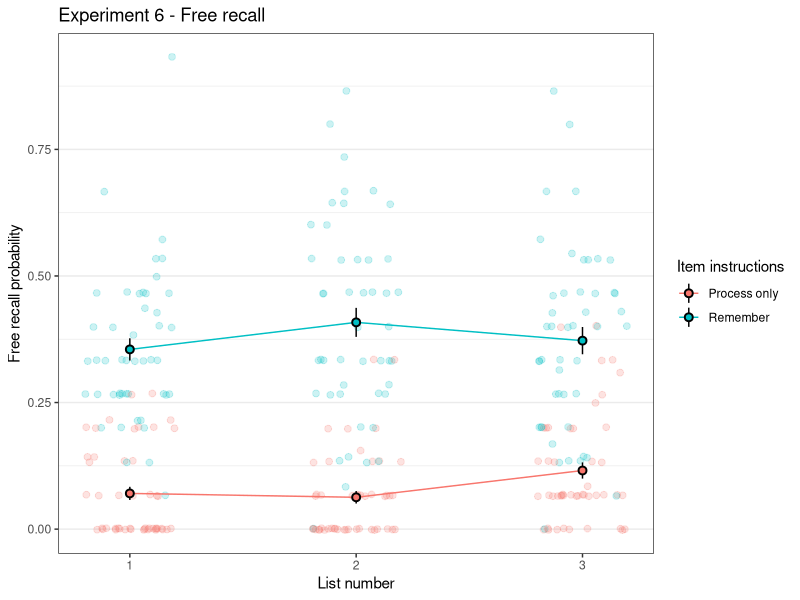
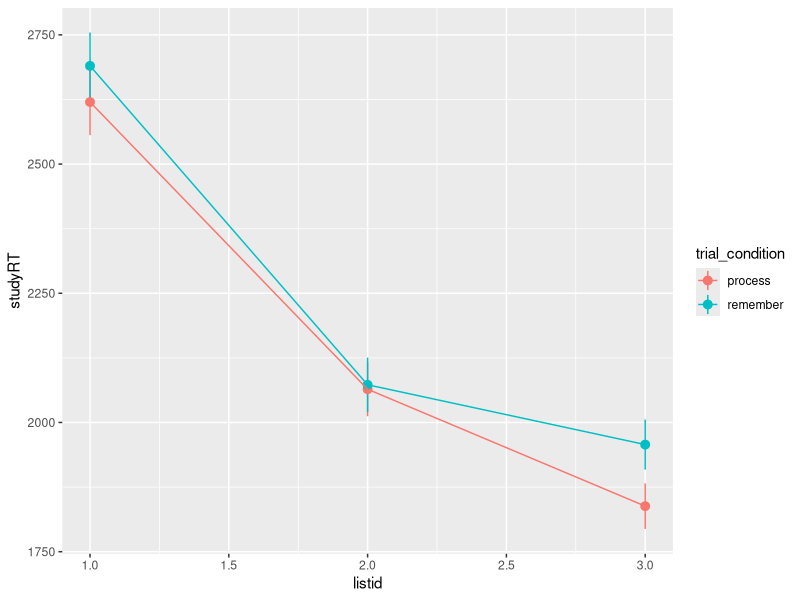
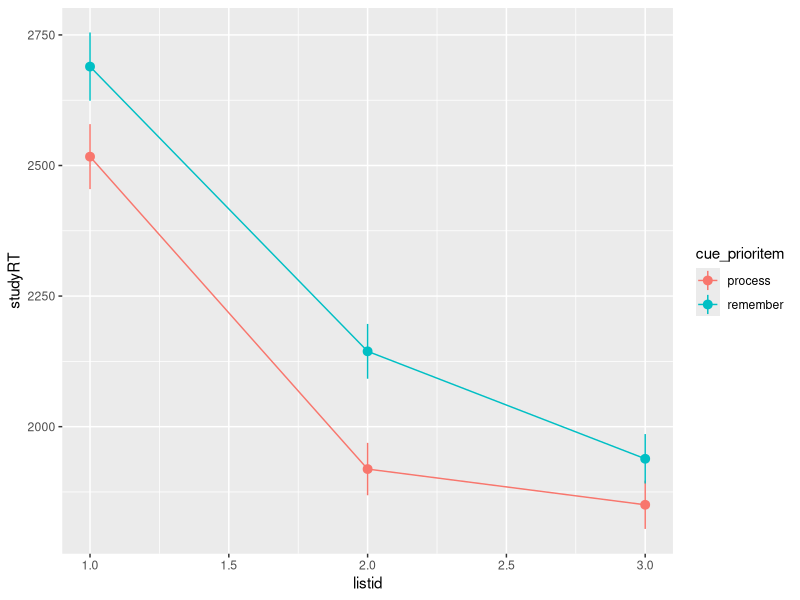
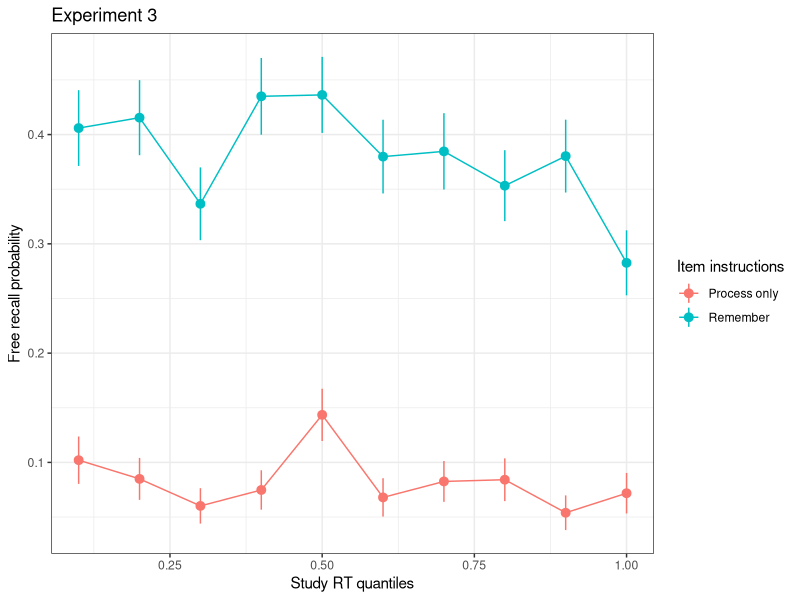
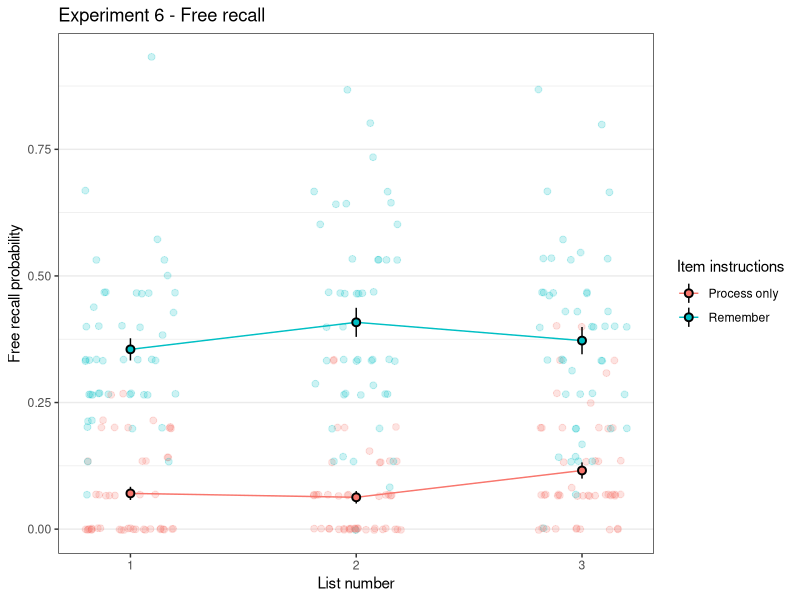

These figures' R source, in order: (Note: this script raises an error after producing the figures.)
library(tidyverse)
library(lme4)

#############################################################################!
# DATA                                                                   ####
#############################################################################!

memdat <- read.csv('data/exp9/preproc_mem_data.csv')
mathdat <- read.csv('data/exp9/preproc_math_data.csv')

# number of included participants
memdat %>% select(id, use_help, expect_test) %>% unique() 
memdat %>% select(id, use_help, expect_test) %>% unique() %>% ungroup() %>%  count(use_help, expect_test)

#overall accuracy
overall_acc = memdat %>% 
  group_by(id) %>% 
  summarise(acc = mean(acc)) %>% 
  arrange(acc) %>% 
  print(n=200)

# math accuracy
math_acc = mathdat %>% 
  group_by(id) %>% 
  summarise(math_acc = mean(answer == cresp, na.rm=T),
            math_n = length(id)) %>% 
  arrange(math_acc) %>% 
  print(n=200)
memdat <- left_join(memdat, math_acc)

# exclude those that used help or have 0 accuracy
memdat <- memdat %>% 
  group_by(id) %>% 
  mutate(overall_acc = mean(acc)) %>% 
  mutate(exclude = use_help == "Yes" | expect_test == "yes" | overall_acc == 0)

#############################################################################!
# PLOTS                                                                  ####
#############################################################################!

# overall accuracy per instruction
memdat %>% 
  filter(!exclude, listid == 3) %>% 
  group_by(id, trial_condition) %>% 
  summarise(acc = mean(acc)) %>% 
  group_by(trial_condition) %>% 
  summarise(acc_se = sd(acc)/sqrt(length(acc)),
            acc = mean(acc),
            acc_lower95 = acc-1.96*acc_se,
            acc_upper95 = acc+1.96*acc_se)

# listid and trial_condition on acc
memdat %>% 
  filter(!exclude, studyRT > 500, studyRT <= 10000) %>%
  group_by(id,listid, trial_condition) %>% 
  summarise(acc = mean(acc)) %>% 
  ggplot(aes(listid, acc, fill=trial_condition, color=trial_condition, label=acc)) +
  geom_point(position = position_jitter(width=0.2), alpha=0.2, size=2) +
  stat_summary(geom="line") +
  stat_summary(color='black', shape=21) +
  theme_bw() +
  theme(panel.grid.major.x = element_blank(),
        panel.grid.minor.x = element_blank()) +
  scale_x_continuous("List number", breaks=c(1,2,3)) +
  scale_y_continuous("Free recall probability") +
  scale_color_discrete("Item instructions", labels=c("Process only","Remember")) +
  scale_fill_discrete("Item instructions", labels=c("Process only","Remember")) +
  ggtitle('Experiment 6 - Free recall')
ggsave('figures/exp6_recall_by_trialtype.png',width=4.5, height=3, units='in')


# listid and trial_condition on studyrt
memdat %>% 
  filter(!exclude, studyRT > 500, studyRT <= 10000) %>% 
  ggplot(aes(listid, studyRT, color=trial_condition)) +
  stat_summary(geom="pointrange") +
  stat_summary(geom="line")

# listid and previous trial_condition on studyrt
memdat %>% 
  filter(!exclude, studyRT > 500, studyRT <= 10000, !is.na(cue_prioritem)) %>% 
  ggplot(aes(listid, studyRT, color=cue_prioritem)) +
  stat_summary(geom="pointrange") +
  stat_summary(geom="line")


# effect of studyRTs on accuracy
memdat %>% 
  filter(!exclude, studyRT <= 10000, studyRT >= 500) %>% 
  group_by(id) %>% 
  mutate(rt = studyRT,
         rt = (rt - mean(rt)),
         rt = ecdf(rt)(rt),
         rt = ceiling(rt*10)/10) %>% 
  ggplot(aes(rt, acc, color=trial_condition)) +
  stat_summary(geom="pointrange") +
  stat_summary(geom="line") +
  scale_x_continuous("Study RT quantiles") +
  scale_y_continuous("Free recall probability") +
  scale_color_discrete("Item instructions", labels=c("Process only","Remember")) +
  ggtitle('Experiment 3') +
  theme_bw()

memdat %>% 
  arrange(id, listid, desc(study_position)) %>% 
  group_by(id, listid) %>% 
  prior_item_analysis('studyRT','subsequent_studyRT') %>% 
  select(-subsequent_studyRT_prioritem) %>% 
  rename(subsequent_studyRT = subsequent_studyRT_prioritem1) %>% 
  arrange(id, listid, study_position) %>% 
  mutate(studyRT = as.numeric(studyRT),
         subsequent_studyRT = as.numeric(subsequent_studyRT)) %>% 
  filter(!exclude, studyRT <= 10000, studyRT >= 500, !is.na(subsequent_studyRT)) %>% 
  group_by(id) %>% 
  mutate(rt = subsequent_studyRT,
         rt = (rt - mean(rt)),
         rt = ecdf(rt)(rt),
         rt = ceiling(rt*10)/10) %>% 
  ggplot(aes(rt, acc, color=trial_condition)) +
  stat_summary(geom="pointrange") +
  stat_summary(geom="line") +
  scale_x_continuous("Study RT quantiles") +
  scale_y_continuous("Free recall probability") +
  scale_color_discrete("Item instructions", labels=c("Process only","Remember")) +
  ggtitle('Experiment 3') +
  theme_bw()

# check size ratings

# size ratings as a function of relative difference based on average ratings in all exps
memdat %>% 
  filter(!exclude, studyRT > 500, studyRT <= 10000) %>% 
  ggplot(aes(size_diff, as.numeric(resp == "larger"))) +
  stat_summary(geom="pointrange") +
  stat_summary(geom="line")

# size ratings for process and remember items as a function of relative difference based on average ratings in all exps
memdat %>% 
  filter(!exclude, studyRT > 500, studyRT <= 10000) %>% 
  ggplot(aes(size_diff, as.numeric(resp == "larger"), color=trial_condition)) +
  stat_summary(geom="pointrange") +
  stat_summary(geom="line")

memdat %>% 
  filter(!exclude, studyRT > 500, studyRT <= 10000, !is.na(cue_prioritem)) %>% 
  ggplot(aes(size_diff, as.numeric(resp == "larger"), color=cue_prioritem)) +
  stat_summary(geom="pointrange") +
  stat_summary(geom="line") +
  scale_x_continuous("Relative real-word size difference between current object and previous object") +
  scale_y_continuous("Proportion of 'Current object is LARGER than previous object'") +
  scale_color_discrete("Type of preceding item") +
  theme_bw() +
  coord_cartesian(ylim=c(0,1)) +
  ggtitle('Experiment 6 - size ratings performance')
ggsave('figures/exp6_size_judgements_performance.png',width=7, height=5, units='in')

memdat %>% 
  filter(!exclude, studyRT > 500, studyRT <= 10000, !is.na(cue_prioritem)) %>% 
  ggplot(aes(size_diff, as.numeric(resp == "larger"), color=cue_prioritem, shape=as.factor(listid), linetype=as.factor(listid))) +
  stat_summary(geom="pointrange") +
  stat_summary(geom="line") +
  scale_x_continuous("Relative real-word size difference between current object and previous object") +
  scale_y_continuous("Proportion of 'Current object is LARGER than previous object'") +
  scale_color_discrete("Type of preceding item") +
  scale_shape_discrete("List Number") +
  scale_linetype_discrete("List Number") +
  theme_bw() +
  theme(panel.grid.major.x = element_blank(),
        panel.grid.minor.x = element_blank()) +
  coord_cartesian(ylim=c(0,1)) +
  ggtitle('Experiment 6 - size ratings performance')
ggsave('figures/exp6_size_judgements_performance_by_list.png',width=7, height=5, units='in')

memdat %>% 
  filter(!exclude, studyRT > 500, studyRT <= 10000, !is.na(cue_prioritem)) %>% 
  ggplot(aes(size_diff, as.numeric(resp == "larger"), color=as.factor(study_position))) +
  stat_summary(geom="pointrange") +
  stat_summary(geom="line")

glmer(as.numeric(resp=="larger") ~ size_diff * cue_prioritem + (1|id), family="binomial", data=filter(memdat, !exclude, studyRT > 500, studyRT <= 10000)) %>% summary()



# listid and trial_condition on acc as a function of size judgement acc
memdat %>% 
  filter(!exclude, studyRT > 500, studyRT <= 10000, size_diff != 0) %>% 
  mutate(size_acc = as.numeric((resp == "larger" & size_diff > 0) | resp == "smaller" & size_diff < 0)) %>% 
  ggplot(aes(listid, acc, color=trial_condition)) +
  stat_summary(geom="pointrange") +
  stat_summary(geom="line") +
  coord_cartesian(ylim=c(0,0.5)) +
  facet_wrap(~size_acc)


memdat %>% 
  filter(!exclude, studyRT > 500, studyRT <= 10000) %>% 
  ggplot(aes(study_position, acc, color=trial_condition)) +
  stat_summary(geom="point") +
  geom_smooth()


memdat %>% 
  filter(!exclude, studyRT > 500, studyRT <= 10000, !is.na(cue_prioritem)) %>% 
  group_by(id, cue_prioritem, abs(size_diff)) %>% 
  summarise(p_larger = mean(as.numeric(ifelse(size_diff>=0, resp == "larger", resp == "smaller")))) %>% 
  group_by(cue_prioritem, `abs(size_diff)`) %>% 
  summarise(acc_se = sd(p_larger)/sqrt(length(p_larger)),
            acc = mean(p_larger),
            acc_lower95 = acc-1.96*acc_se,
            acc_upper95 = acc+1.96*acc_se)
